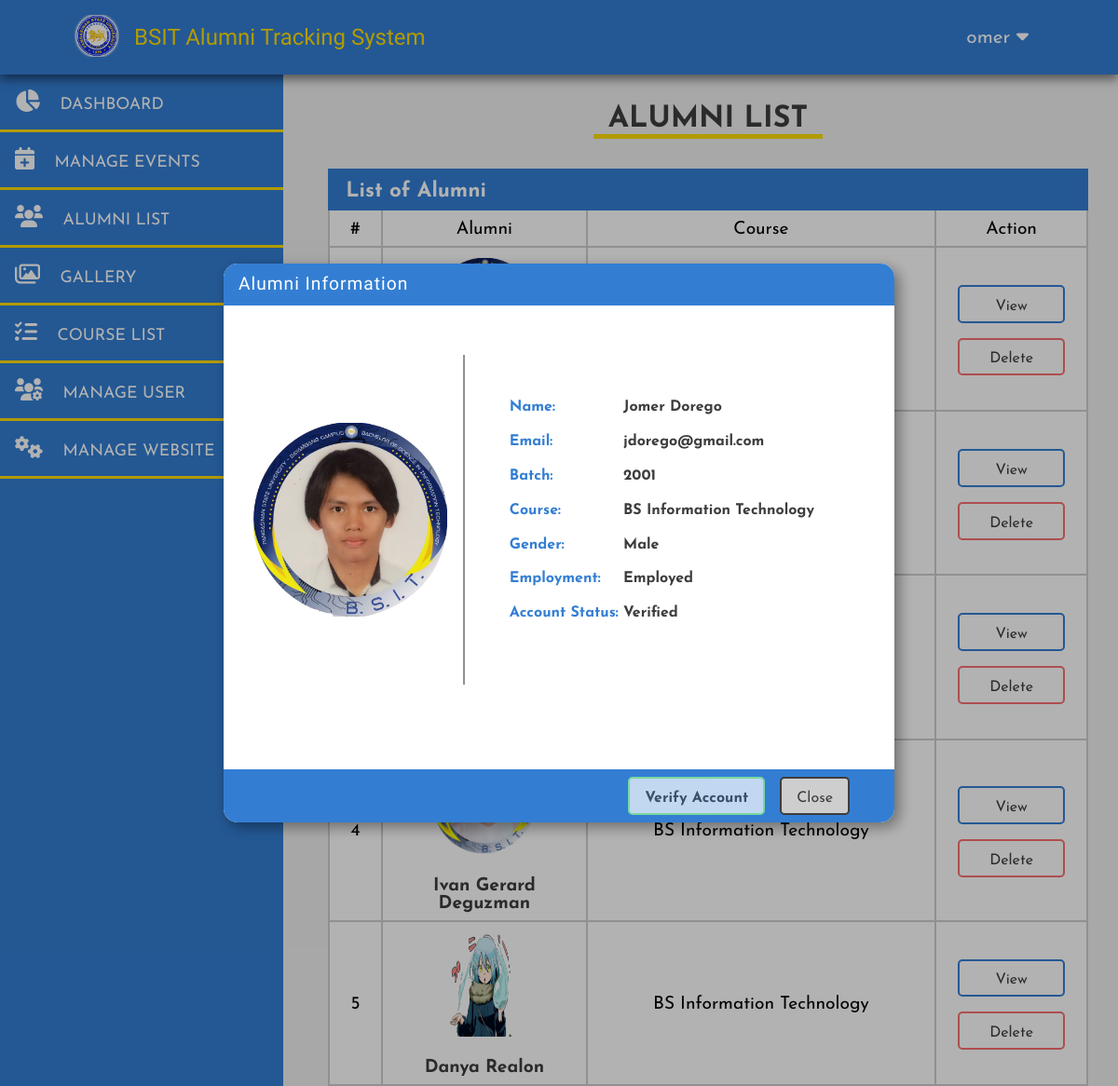
The page /admin/index.php?page=manage-alumni&view-alumni=31 (signed in) on the database its author committed.
### tables this page shows
CREATE TABLE `users` (
  `id` int(11) NOT NULL,
  `user_img` varchar(50) NOT NULL,
  `is_verified` tinyint(1) NOT NULL,
  `username` varchar(50) NOT NULL,
  `password` varchar(100) NOT NULL,
  `category` tinyint(4) NOT NULL,
  `date_created` timestamp NOT NULL DEFAULT current_timestamp()
);

CREATE TABLE `bio` (
  `id` int(11) NOT NULL,
  `user_id` int(11) NOT NULL,
  `firstname` varchar(50) NOT NULL,
  `middlename` varchar(50) NOT NULL,
  `lastname` varchar(50) NOT NULL,
  `contactno` bigint(20) NOT NULL,
  `email` varchar(50) NOT NULL,
  `gender` varchar(10) NOT NULL,
  `birthdate` date NOT NULL,
  `status` varchar(10) NOT NULL,
  `house` varchar(50) NOT NULL,
  `municipal` varchar(50) NOT NULL,
  `zipcode` int(11) NOT NULL,
  `province` varchar(50) NOT NULL,
  `country` varchar(50) NOT NULL
);

CREATE TABLE `educ` (
  `id` int(11) NOT NULL,
  `user_id` int(11) NOT NULL,
  `course` varchar(50) NOT NULL,
  `batch` int(11) NOT NULL
);

### admin/manage-alumni.php (the view, shortened to what this page needs)
<section class="view-alumni-modal-container" <?php isViewAlumni() ?>>
  <?php include('./view-alumni.php'); ?>
</section>
<?php $resAlumni = fetchAllAlumni($pdo); ?>
<div class="alumni-list">
  <h1 class="section-name">ALUMNI LIST</h1>
</div>
<div class="manage-table alumni">
  <div class="table-head">
    <h3 class="table-name">List of Alumni</h3>
  </div>
  <div class="table-content">
    <div class="table-data">
      <div class="column no">#</div>
      <div class="column alumni-np">Alumni</div>
      <div class="column course">Course</div>
      <div class="column action head">Action</div>
    </div>
    <?php
    $no = 0;
    foreach ($resAlumni as $rs) :
      $no++;
    ?>
      <div class="table-data">
        <div class="column no"><?= $no ?></div>
        <div class="column alumni-np">
          <div class="alumni-img-container">
            <img src="../assets/images/profiles/<?= $rs['user_img'] ?>" alt="<?= $rs['user_img'] ?>">
          </div>
          <h4 class="alumni-name"><?= $rs['firstname'] . ' ' . $rs['lastname'] ?></h4>
        </div>
        <div class="column course"><?= $rs['course'] ?></div>
        <div class="column action">
          <a class="alumni-action button-primary" href="<?php ROOT_URL ?>index.php?page=manage-alumni&view-alumni=<?= $rs['id'] ?>">View</a>
          <a class="alumni-action button-danger" href="<?php ROOT_URL ?>index.php?page=manage-alumni&delete-alumni=<?= $rs['id'] ?>">Delete</a>
        </div>
      </div>
    <?php endforeach; ?>
  </div>
</div>
<?php
function fetchAllAlumni($pdo) {
  $queryAlumni = "SELECT u.id, u.user_img, b.firstname, b.lastname, e.course FROM users u
  JOIN bio b ON b.user_id = u.id
  JOIN educ e ON e.user_id = u.id
  WHERE u.category = 1";
  $stmtAlumni = $pdo->prepare($queryAlumni);
  if ($stmtAlumni->execute()) {
    return $stmtAlumni->fetchAll(PDO::FETCH_ASSOC);
  } else {
    echo 'failed';
  }
}
function isViewAlumni() {
  if (isset($_GET['view-alumni'])) {
    echo 'style="opacity: 1; z-index: 5;"';
  }
}
?>

### scss/backend-style/style/css/style.css (style rules this page uses)
*, *::before, *::after { margin: 0; padding: 0; -webkit-box-sizing: border-box; box-sizing: border-box; }
html { font-size: 16px; }
body { font-size: 16px; font-family: "Josefin Sans", sans-serif; background-color: #f0f0f0; }
a { text-decoration: none; }
h3 { font-size: 1.7rem; line-height: 1.5; color: #337ED3; }
.section-name { font-size: 2rem; border-bottom: 5px solid #FFDD00; padding: 0 1rem; font-weight: 700; color: #3d3d3d; }
.manage-table { width: 100%; }
.manage-table .table-name { color: #FFFFFF; line-height: 1; font-size: 1.4rem; margin: 0; }
.manage-table .table-head { margin-top: 2rem; padding: .9rem 1.2rem .5rem; background-color: #337ED3; color: #FFFFFF; display: -webkit-box; display: -ms-flexbox; display: flex; -webkit-box-align: center; -ms-flex-align: center; align-items: center; }
.manage-table .table-content { background-color: #FFFFFF; }
.manage-table .table-content .table-data { display: -webkit-box; display: -ms-flexbox; display: flex; border: 2px solid #CECECE; border-top: none; border-right: none; }
.manage-table .table-content .head { padding: .5rem; }
.manage-table .table-content .column { text-align: center; padding: .5rem; padding-top: .7rem; font-size: 1.2rem; border-right: 2px solid #CECECE; display: -webkit-box; display: -ms-flexbox; display: flex; -webkit-box-orient: vertical; -webkit-box-direction: normal; -ms-flex-direction: column; flex-direction: column; -webkit-box-pack: center; -ms-flex-pack: center; justify-content: center; -webkit-box-align: center; -ms-flex-align: center; align-items: center; }
.manage-table .action { width: 20%; padding: 5rem; gap: 1rem; }
.manage-table .action .alumni-action { width: 80%; }
.button-primary { padding: .8rem 1rem .5rem; border: 2px solid #337ED3; color: #3d3d3d; -webkit-transition: all 250ms ease-in-out; transition: all 250ms ease-in-out; background-color: white; border-radius: 5px; font-size: 1rem; }
.button-danger { padding: .8rem 1rem .5rem; border: 2px solid #F96F6F; color: #3d3d3d; -webkit-transition: all 250ms ease-in-out; transition: all 250ms ease-in-out; background-color: white; border-radius: 5px; font-size: 1rem; }
.alumni .alumni-np { width: 27%; }
.alumni .alumni-np .alumni-img-container { height: 7rem; width: 7rem; position: relative; border-radius: 50%; margin-bottom: 1.5rem; }
.alumni .alumni-np .alumni-img-container img { height: 100%; width: 100%; position: absolute; inset: 0; }
.alumni .alumni-np .alumni-name { color: #3d3d3d; }
.alumni .no { width: 7%; }
.alumni .course { width: 46%; }
.view-alumni-modal-container { background-color: rgba(0, 0, 0, 0.3); position: fixed; inset: 0; opacity: 0; z-index: -100; }

### rows shown on the page
users: bio.firstname "Ivan Gerard", bio.lastname "Deguzman", educ.course "BS Information Technology"
users: user_img (picture), bio.firstname "Danya", bio.lastname "Realon", educ.course "BS Information Technology"

### other values the page prints
$_SESSION['user'] "omer"
$resAlumni->firstname "Jomer"
$resAlumni->lastname "Dorego"
$resAlumni->email "jdorego@gmail.com"
$resAlumni->batch "2001"
$resAlumni->course "BS Information Technology"
$resAlumni->gender "Male"
$resAlumni->employed "Employed"
